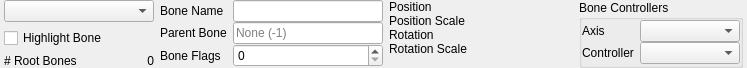
<?xml version="1.0" encoding="UTF-8"?>
<ui version="4.0">
 <class>studiomodel::BonesPanel</class>
 <widget class="QWidget" name="studiomodel::BonesPanel">
  <property name="geometry">
   <rect>
    <x>0</x>
    <y>0</y>
    <width>727</width>
    <height>70</height>
   </rect>
  </property>
  <property name="windowTitle">
   <string>Form</string>
  </property>
  <layout class="QHBoxLayout" name="horizontalLayout">
   <property name="spacing">
    <number>6</number>
   </property>
   <property name="sizeConstraint">
    <enum>QLayout::SetFixedSize</enum>
   </property>
   <property name="leftMargin">
    <number>4</number>
   </property>
   <property name="topMargin">
    <number>0</number>
   </property>
   <property name="rightMargin">
    <number>4</number>
   </property>
   <property name="bottomMargin">
    <number>0</number>
   </property>
   <item>
    <layout class="QGridLayout" name="gridLayout">
     <property name="sizeConstraint">
      <enum>QLayout::SetDefaultConstraint</enum>
     </property>
     <item row="2" column="0">
      <widget class="QLabel" name="label_18">
       <property name="sizePolicy">
        <sizepolicy hsizetype="Fixed" vsizetype="Preferred">
         <horstretch>0</horstretch>
         <verstretch>0</verstretch>
        </sizepolicy>
       </property>
       <property name="text">
        <string># Root Bones</string>
       </property>
      </widget>
     </item>
     <item row="2" column="1">
      <widget class="QLabel" name="RootBonesCount">
       <property name="text">
        <string>0</string>
       </property>
       <property name="alignment">
        <set>Qt::AlignRight|Qt::AlignTrailing|Qt::AlignVCenter</set>
       </property>
      </widget>
     </item>
     <item row="1" column="0" colspan="2">
      <widget class="QCheckBox" name="HighlightBone">
       <property name="text">
        <string>Highlight Bone</string>
       </property>
       <property name="checked">
        <bool>false</bool>
       </property>
      </widget>
     </item>
     <item row="0" column="0" colspan="2">
      <widget class="QComboBox" name="Bones">
       <property name="sizePolicy">
        <sizepolicy hsizetype="Preferred" vsizetype="Fixed">
         <horstretch>0</horstretch>
         <verstretch>0</verstretch>
        </sizepolicy>
       </property>
       <property name="minimumSize">
        <size>
         <width>150</width>
         <height>0</height>
        </size>
       </property>
       <property name="maximumSize">
        <size>
         <width>16777215</width>
         <height>16777215</height>
        </size>
       </property>
      </widget>
     </item>
     <item row="3" column="0" colspan="2">
      <spacer name="verticalSpacer_2">
       <property name="orientation">
        <enum>Qt::Vertical</enum>
       </property>
       <property name="sizeHint" stdset="0">
        <size>
         <width>20</width>
         <height>0</height>
        </size>
       </property>
      </spacer>
     </item>
    </layout>
   </item>
   <item>
    <layout class="QGridLayout" name="gridLayout_2">
     <property name="verticalSpacing">
      <number>0</number>
     </property>
     <item row="0" column="0">
      <widget class="QLabel" name="label">
       <property name="sizePolicy">
        <sizepolicy hsizetype="Fixed" vsizetype="Preferred">
         <horstretch>0</horstretch>
         <verstretch>0</verstretch>
        </sizepolicy>
       </property>
       <property name="text">
        <string>Bone Name</string>
       </property>
      </widget>
     </item>
     <item row="0" column="1">
      <widget class="QLineEdit" name="BoneName">
       <property name="sizePolicy">
        <sizepolicy hsizetype="Fixed" vsizetype="Fixed">
         <horstretch>0</horstretch>
         <verstretch>0</verstretch>
        </sizepolicy>
       </property>
       <property name="minimumSize">
        <size>
         <width>150</width>
         <height>0</height>
        </size>
       </property>
       <property name="maximumSize">
        <size>
         <width>150</width>
         <height>16777215</height>
        </size>
       </property>
      </widget>
     </item>
     <item row="2" column="0">
      <widget class="QLabel" name="label_3">
       <property name="sizePolicy">
        <sizepolicy hsizetype="Fixed" vsizetype="Preferred">
         <horstretch>0</horstretch>
         <verstretch>0</verstretch>
        </sizepolicy>
       </property>
       <property name="text">
        <string>Bone Flags</string>
       </property>
      </widget>
     </item>
     <item row="2" column="1">
      <widget class="QSpinBox" name="BoneFlags">
       <property name="sizePolicy">
        <sizepolicy hsizetype="Fixed" vsizetype="Fixed">
         <horstretch>0</horstretch>
         <verstretch>0</verstretch>
        </sizepolicy>
       </property>
       <property name="minimumSize">
        <size>
         <width>150</width>
         <height>0</height>
        </size>
       </property>
       <property name="maximumSize">
        <size>
         <width>150</width>
         <height>16777215</height>
        </size>
       </property>
      </widget>
     </item>
     <item row="1" column="0">
      <widget class="QLabel" name="label_2">
       <property name="sizePolicy">
        <sizepolicy hsizetype="Fixed" vsizetype="Preferred">
         <horstretch>0</horstretch>
         <verstretch>0</verstretch>
        </sizepolicy>
       </property>
       <property name="text">
        <string>Parent Bone</string>
       </property>
      </widget>
     </item>
     <item row="3" column="0" colspan="2">
      <spacer name="verticalSpacer_4">
       <property name="orientation">
        <enum>Qt::Vertical</enum>
       </property>
       <property name="sizeHint" stdset="0">
        <size>
         <width>20</width>
         <height>0</height>
        </size>
       </property>
      </spacer>
     </item>
     <item row="1" column="1">
      <widget class="QLineEdit" name="ParentBone">
       <property name="sizePolicy">
        <sizepolicy hsizetype="Fixed" vsizetype="Fixed">
         <horstretch>0</horstretch>
         <verstretch>0</verstretch>
        </sizepolicy>
       </property>
       <property name="minimumSize">
        <size>
         <width>150</width>
         <height>0</height>
        </size>
       </property>
       <property name="maximumSize">
        <size>
         <width>150</width>
         <height>16777215</height>
        </size>
       </property>
       <property name="readOnly">
        <bool>true</bool>
       </property>
       <property name="placeholderText">
        <string>None (-1)</string>
       </property>
      </widget>
     </item>
    </layout>
   </item>
   <item>
    <layout class="QGridLayout" name="gridLayout_8">
     <property name="verticalSpacing">
      <number>0</number>
     </property>
     <item row="2" column="0">
      <widget class="QLabel" name="label_21">
       <property name="sizePolicy">
        <sizepolicy hsizetype="Fixed" vsizetype="Preferred">
         <horstretch>0</horstretch>
         <verstretch>0</verstretch>
        </sizepolicy>
       </property>
       <property name="text">
        <string>Rotation</string>
       </property>
      </widget>
     </item>
     <item row="1" column="0">
      <widget class="QLabel" name="label_20">
       <property name="sizePolicy">
        <sizepolicy hsizetype="Fixed" vsizetype="Preferred">
         <horstretch>0</horstretch>
         <verstretch>0</verstretch>
        </sizepolicy>
       </property>
       <property name="text">
        <string>Position Scale</string>
       </property>
      </widget>
     </item>
     <item row="0" column="0">
      <widget class="QLabel" name="label_19">
       <property name="sizePolicy">
        <sizepolicy hsizetype="Fixed" vsizetype="Preferred">
         <horstretch>0</horstretch>
         <verstretch>0</verstretch>
        </sizepolicy>
       </property>
       <property name="text">
        <string>Position</string>
       </property>
      </widget>
     </item>
     <item row="3" column="0">
      <widget class="QLabel" name="label_22">
       <property name="sizePolicy">
        <sizepolicy hsizetype="Fixed" vsizetype="Preferred">
         <horstretch>0</horstretch>
         <verstretch>0</verstretch>
        </sizepolicy>
       </property>
       <property name="text">
        <string>Rotation Scale</string>
       </property>
      </widget>
     </item>
     <item row="0" column="1">
      <widget class="qt::widgets::SimpleVector3Edit" name="Position" native="true">
       <property name="sizePolicy">
        <sizepolicy hsizetype="Fixed" vsizetype="Preferred">
         <horstretch>0</horstretch>
         <verstretch>0</verstretch>
        </sizepolicy>
       </property>
       <property name="minimumSize">
        <size>
         <width>100</width>
         <height>0</height>
        </size>
       </property>
       <property name="maximumSize">
        <size>
         <width>100</width>
         <height>16777215</height>
        </size>
       </property>
      </widget>
     </item>
     <item row="1" column="1">
      <widget class="qt::widgets::SimpleVector3Edit" name="PositionScale" native="true">
       <property name="sizePolicy">
        <sizepolicy hsizetype="Fixed" vsizetype="Preferred">
         <horstretch>0</horstretch>
         <verstretch>0</verstretch>
        </sizepolicy>
       </property>
       <property name="minimumSize">
        <size>
         <width>100</width>
         <height>0</height>
        </size>
       </property>
       <property name="maximumSize">
        <size>
         <width>100</width>
         <height>16777215</height>
        </size>
       </property>
      </widget>
     </item>
     <item row="2" column="1">
      <widget class="qt::widgets::SimpleVector3Edit" name="Rotation" native="true">
       <property name="sizePolicy">
        <sizepolicy hsizetype="Fixed" vsizetype="Preferred">
         <horstretch>0</horstretch>
         <verstretch>0</verstretch>
        </sizepolicy>
       </property>
       <property name="minimumSize">
        <size>
         <width>100</width>
         <height>0</height>
        </size>
       </property>
       <property name="maximumSize">
        <size>
         <width>100</width>
         <height>16777215</height>
        </size>
       </property>
      </widget>
     </item>
     <item row="3" column="1">
      <widget class="qt::widgets::SimpleVector3Edit" name="RotationScale" native="true">
       <property name="sizePolicy">
        <sizepolicy hsizetype="Fixed" vsizetype="Preferred">
         <horstretch>0</horstretch>
         <verstretch>0</verstretch>
        </sizepolicy>
       </property>
       <property name="minimumSize">
        <size>
         <width>100</width>
         <height>0</height>
        </size>
       </property>
       <property name="maximumSize">
        <size>
         <width>100</width>
         <height>16777215</height>
        </size>
       </property>
      </widget>
     </item>
     <item row="4" column="0" colspan="2">
      <spacer name="verticalSpacer">
       <property name="orientation">
        <enum>Qt::Vertical</enum>
       </property>
       <property name="sizeHint" stdset="0">
        <size>
         <width>20</width>
         <height>0</height>
        </size>
       </property>
      </spacer>
     </item>
    </layout>
   </item>
   <item>
    <widget class="QGroupBox" name="BoneControllers">
     <property name="title">
      <string>Bone Controllers</string>
     </property>
     <property name="flat">
      <bool>true</bool>
     </property>
     <layout class="QGridLayout" name="gridLayout_7">
      <property name="leftMargin">
       <number>0</number>
      </property>
      <property name="topMargin">
       <number>0</number>
      </property>
      <property name="rightMargin">
       <number>0</number>
      </property>
      <property name="bottomMargin">
       <number>0</number>
      </property>
      <property name="verticalSpacing">
       <number>0</number>
      </property>
      <item row="0" column="0">
       <widget class="QLabel" name="label_16">
        <property name="sizePolicy">
         <sizepolicy hsizetype="Fixed" vsizetype="Preferred">
          <horstretch>0</horstretch>
          <verstretch>0</verstretch>
         </sizepolicy>
        </property>
        <property name="text">
         <string>Axis</string>
        </property>
       </widget>
      </item>
      <item row="1" column="0">
       <widget class="QLabel" name="label_17">
        <property name="sizePolicy">
         <sizepolicy hsizetype="Fixed" vsizetype="Preferred">
          <horstretch>0</horstretch>
          <verstretch>0</verstretch>
         </sizepolicy>
        </property>
        <property name="text">
         <string>Controller</string>
        </property>
       </widget>
      </item>
      <item row="0" column="1">
       <widget class="QComboBox" name="BoneControllerAxis">
        <property name="sizePolicy">
         <sizepolicy hsizetype="Preferred" vsizetype="Fixed">
          <horstretch>0</horstretch>
          <verstretch>0</verstretch>
         </sizepolicy>
        </property>
        <property name="minimumSize">
         <size>
          <width>100</width>
          <height>0</height>
         </size>
        </property>
        <property name="maximumSize">
         <size>
          <width>16777215</width>
          <height>16777215</height>
         </size>
        </property>
        <property name="currentIndex">
         <number>-1</number>
        </property>
        <item>
         <property name="text">
          <string>X</string>
         </property>
        </item>
        <item>
         <property name="text">
          <string>Y</string>
         </property>
        </item>
        <item>
         <property name="text">
          <string>Z</string>
         </property>
        </item>
        <item>
         <property name="text">
          <string>XR</string>
         </property>
        </item>
        <item>
         <property name="text">
          <string>XY</string>
         </property>
        </item>
        <item>
         <property name="text">
          <string>XZ</string>
         </property>
        </item>
       </widget>
      </item>
      <item row="1" column="1">
       <widget class="QComboBox" name="BoneController">
        <property name="sizePolicy">
         <sizepolicy hsizetype="Preferred" vsizetype="Fixed">
          <horstretch>0</horstretch>
          <verstretch>0</verstretch>
         </sizepolicy>
        </property>
        <property name="minimumSize">
         <size>
          <width>100</width>
          <height>0</height>
         </size>
        </property>
        <property name="maximumSize">
         <size>
          <width>16777215</width>
          <height>16777215</height>
         </size>
        </property>
       </widget>
      </item>
      <item row="2" column="0" colspan="2">
       <spacer name="verticalSpacer_3">
        <property name="orientation">
         <enum>Qt::Vertical</enum>
        </property>
        <property name="sizeHint" stdset="0">
         <size>
          <width>20</width>
          <height>0</height>
         </size>
        </property>
       </spacer>
      </item>
     </layout>
    </widget>
   </item>
  </layout>
 </widget>
 <customwidgets>
  <customwidget>
   <class>qt::widgets::SimpleVector3Edit</class>
   <extends>QWidget</extends>
   <header>qt/widgets/SimpleVector3Edit.hpp</header>
   <container>1</container>
  </customwidget>
 </customwidgets>
 <resources/>
 <connections/>
</ui>
